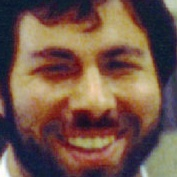
#> input picture images/haarcascade/ROI.jpg, 177 x 177 px
$ python step3_pixelated.py
#> lines starting #> are read from the running program, lines starting #| are printed output that depends on the picture
import cv2

# Otvoranje na slika
image = cv2.imread('images/haarcascade/ROI.jpg')
#> image is the input picture: shape (177, 177, 3); mean B, G, R 74.1, 86.8, 115

# Dobivanje na golemina na slika
height, width = image.shape[:2]
#> height = 177; width = 177

# Posakuvana golemina na pikselirana slika
w, h = (12, 12)

# Resize na vlezna slika vo posakuvana golemina
temp = cv2.resize(image, (w, h), interpolation=cv2.INTER_LINEAR)

# Vrakjanje vo prvobitna golemina na namalena slika
pixelated = cv2.resize(temp, (width, height), interpolation=cv2.INTER_NEAREST)
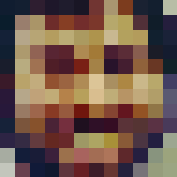
#> pixelated: shape (177, 177, 3); mean of channels 0, 1, 2 74.3, 87.7, 114.1; drawn as B, G, R

cv2.imwrite("images/blur/pixelated.jpg", pixelated)
